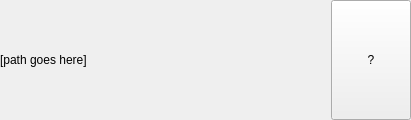
<?xml version="1.0" encoding="UTF-8"?>
<ui version="4.0">
 <class>PathSelectorWidget</class>
 <widget class="QWidget" name="PathSelectorWidget">
  <property name="geometry">
   <rect>
    <x>0</x>
    <y>0</y>
    <width>411</width>
    <height>120</height>
   </rect>
  </property>
  <property name="sizePolicy">
   <sizepolicy hsizetype="Expanding" vsizetype="Preferred">
    <horstretch>0</horstretch>
    <verstretch>0</verstretch>
   </sizepolicy>
  </property>
  <property name="windowTitle">
   <string>Form</string>
  </property>
  <layout class="QHBoxLayout" name="horizontalLayout">
   <property name="spacing">
    <number>2</number>
   </property>
   <property name="leftMargin">
    <number>0</number>
   </property>
   <property name="topMargin">
    <number>0</number>
   </property>
   <property name="rightMargin">
    <number>0</number>
   </property>
   <property name="bottomMargin">
    <number>0</number>
   </property>
   <item>
    <widget class="ClickableLabel" name="pathLabel">
     <property name="sizePolicy">
      <sizepolicy hsizetype="Preferred" vsizetype="Preferred">
       <horstretch>5</horstretch>
       <verstretch>0</verstretch>
      </sizepolicy>
     </property>
     <property name="text">
      <string>[path goes here]</string>
     </property>
    </widget>
   </item>
   <item>
    <widget class="QPushButton" name="button">
     <property name="sizePolicy">
      <sizepolicy hsizetype="Preferred" vsizetype="Preferred">
       <horstretch>1</horstretch>
       <verstretch>0</verstretch>
      </sizepolicy>
     </property>
     <property name="focusPolicy">
      <enum>Qt::NoFocus</enum>
     </property>
     <property name="text">
      <string>?</string>
     </property>
    </widget>
   </item>
  </layout>
 </widget>
 <customwidgets>
  <customwidget>
   <class>ClickableLabel</class>
   <extends>QLabel</extends>
   <header>gui/customwidgets/clickablelabel.h</header>
   <slots>
    <signal>clicked()</signal>
   </slots>
  </customwidget>
 </customwidgets>
 <resources/>
 <connections/>
</ui>
